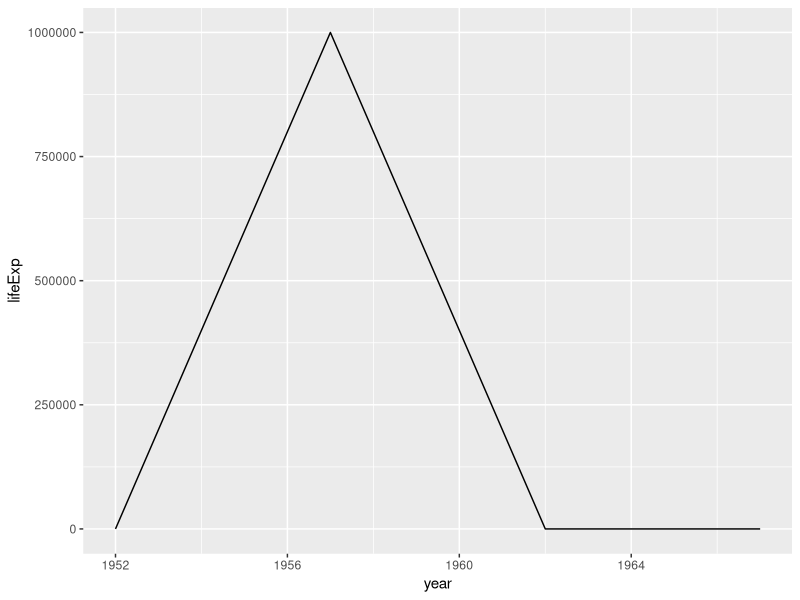
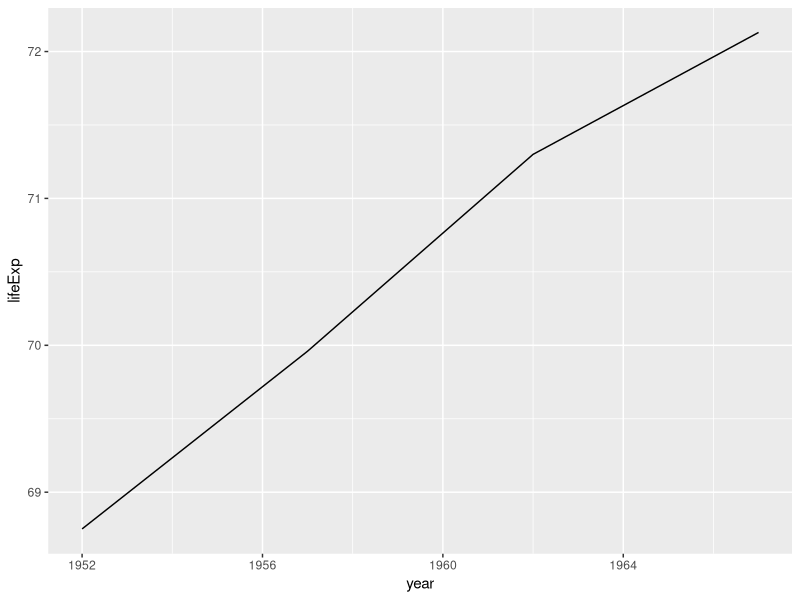
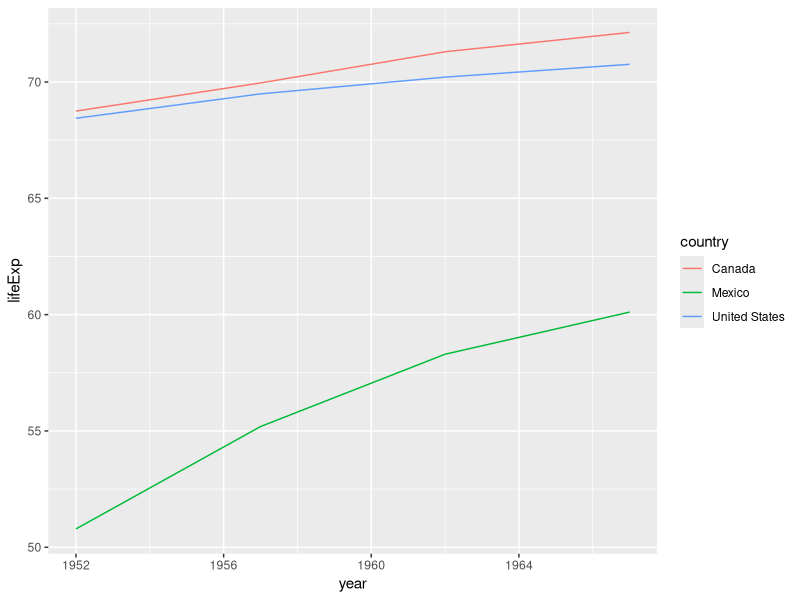
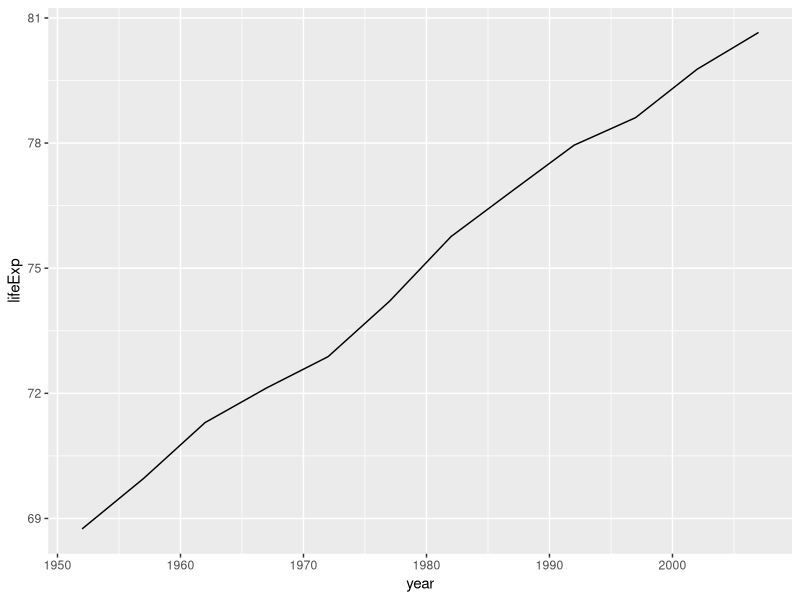
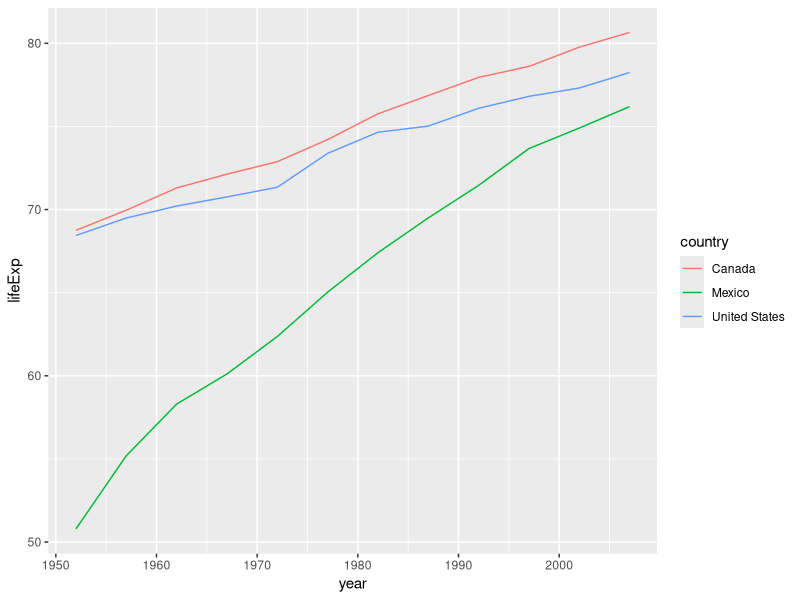

Here is the R script that generated these plots, in order:
## ---- chunk 1
gap_5060 <- read.csv("data/gapminder-5060.csv")
## ---- chunk 2
library("ggplot2")
library("dplyr")
## ---- chunk 3
gap_5060_CA <- gap_5060 %>%
  filter(country == "Canada")
## ---- chunk 4
ggplot(data = gap_5060_CA, aes(x = year, y = lifeExp)) +
  geom_line()
## ---- chunk 5
gap_5060 <- gap_5060 %>%
  mutate(lifeExp = replace(lifeExp, (country == "Canada" & year == 1957), 69.96)) %>%
  as.data.frame()
## ---- chunk 6
gap_5060_CA <- gap_5060 %>%
  filter(country == "Canada")

ggplot(data = gap_5060_CA, aes(x = year, y = lifeExp)) +
  geom_line()
## ---- chunk 7
gap_5060_NA <- gap_5060 %>%
  filter(country %in% c("Canada", "Mexico", "United States"))

ggplot(data = gap_5060_NA, aes(x = year, y = lifeExp, color = country)) +
  geom_line()
## ---- chunk 8
gap_7080 <- read.csv("data/gapminder-7080.csv")
gap_90plus <- read.csv("data/gapminder-90plus.csv")
## ---- chunk 9
gap <- rbind(gap_5060, gap_7080, gap_90plus)
## ---- chunk 10
gap_ca <- gap %>%
  filter(country == "Canada")

ggplot(data = gap_ca, aes(x = year, y = lifeExp)) +
  geom_line()
## ---- chunk 11
gap_NA <- gap %>%
  filter(country %in% c("Canada", "Mexico", "United States"))

ggplot(data = gap_NA, aes(x = year, y = lifeExp, color = country)) +
  geom_line()
## ---- chunk 12
x <- 2 * 2
